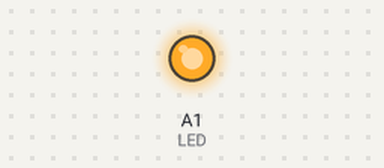
The sketch below on a simulated Arduino Uno, built with avr-gcc and run on an emulated ATmega328P. Parts: output pins drawn as LEDs (lit = HIGH). What the sketch prints to the serial monitor is not drawn.

Above: at 1.5 s.
At 32.5 s:
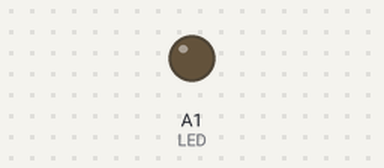
Timing chart, 0 to 46.9 s (numbered marks = the images above):
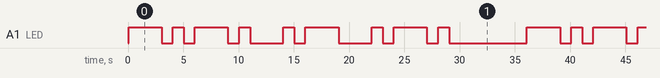

Measured:
- by itself, A1 (LED): repeats every 36.0 s: LOW 1.0 s, HIGH 1.0 s, LOW 1.0 s, HIGH 3.0 s, LOW 1.0 s, HIGH 1.0 s, LOW 3.0 s, HIGH 1.0 s, LOW 1.0 s, HIGH 3.0 s, LOW 3.0 s, HIGH 1.0 s, LOW 1.0 s, HIGH 3.0 s, LOW 1.0 s, HIGH 1.0 s, LOW 7.0 s, HIGH 3.0 s
- by itself, everything shown: repeats every 36.0 s, in 18 steps

The sketch:

AspiringMorseCode.ino
```cpp
const long dotLen = 1000;
const long dashLen = 3000;
const long elemPause = 1000;
const long letterPause = 3000;
const long spaces = 300;
const long wordPause = 7000;

const int LED = A1;
String car = "-.-. .- .-.";

int getArrayLength(String ex);
void convertMorse(String morse);

int getArrayLength(String ex){
  int counter = 0;
  for (int i = 0; i < ex.length(); i++){
    if (ex[i] == '.' || ex[i] == '-') {
      counter += 2;
    }
  }
  return counter;
}

void convertMorse(String morse){
  int pos;
  int i = 0, j = 0;
  long int numberCodes[getArrayLength(morse)];
  while (i < morse.length()){
    if (i == morse.length() - 1){
      if (morse[i] == '.'){
        numberCodes[j] = dotLen;
      }
      else if (morse[i] == '-'){
        numberCodes[j] = dashLen;
      }
      numberCodes[j + 1] = wordPause;
      i++;
      j += 2;
    }
    else if (morse[i] == '.') {
      numberCodes[j] = dotLen;
      if (morse[i + 1] == ' '){
        numberCodes[j + 1] = letterPause;
      }
      else {
        numberCodes[j + 1] = elemPause;
      }
      i++;
      j += 2;
    }
    else if (morse[i] == '-'){
      numberCodes[j] = dashLen;
      if (morse[i + 1] == ' '){
        numberCodes[j + 1] = letterPause;
      }
      else {
        numberCodes[j + 1] = elemPause;
      }
      i++;
      j += 2;
    }
    else i++;
  }
  Serial.begin(9600);
  for(int k = 0; k < getArrayLength(morse); ++k){
    Serial.println(numberCodes[k]);
  }
  for (pos = 0; pos < getArrayLength(morse); pos++){
    if (pos % 2 == 0) {
      digitalWrite(LED, HIGH);
    }
    else {
      digitalWrite(LED, LOW);
    }
    delay(numberCodes[pos]);
  }

}

void setup() {
  // put your setup code here, to run once:
  pinMode(LED, OUTPUT);

}

void loop() {
  convertMorse(car);
}
```
